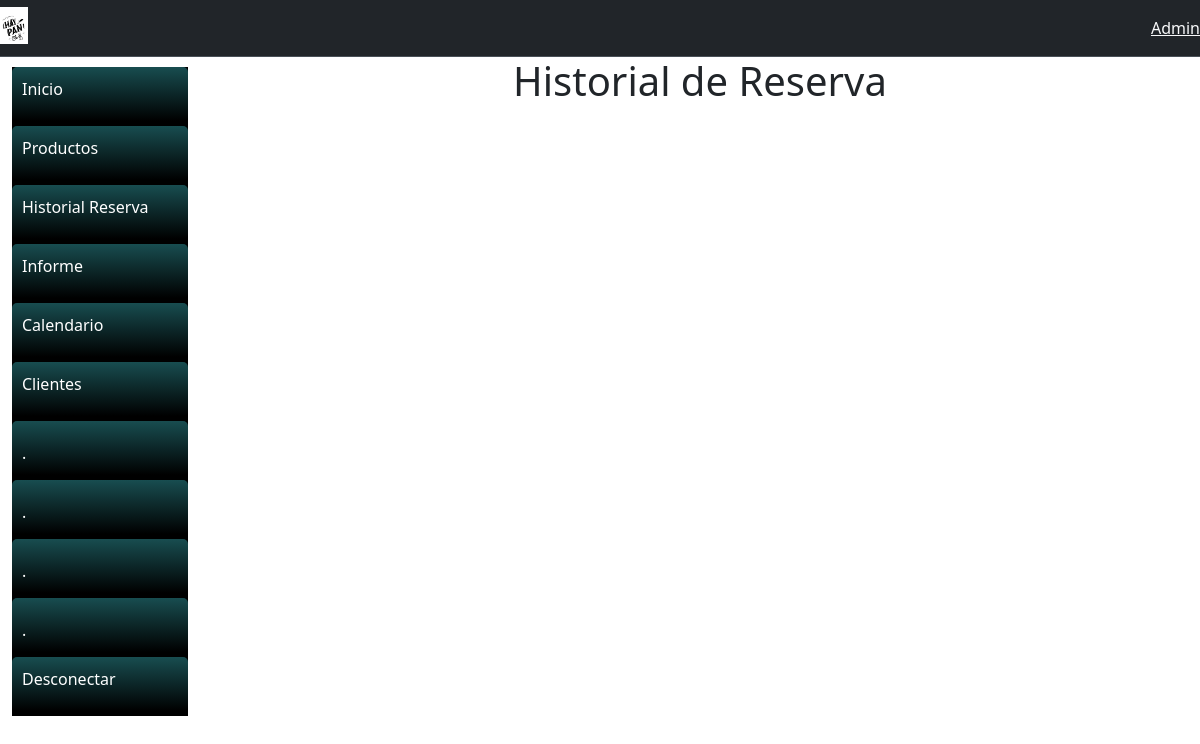
Page /historialCliente/ on the earlier database version.
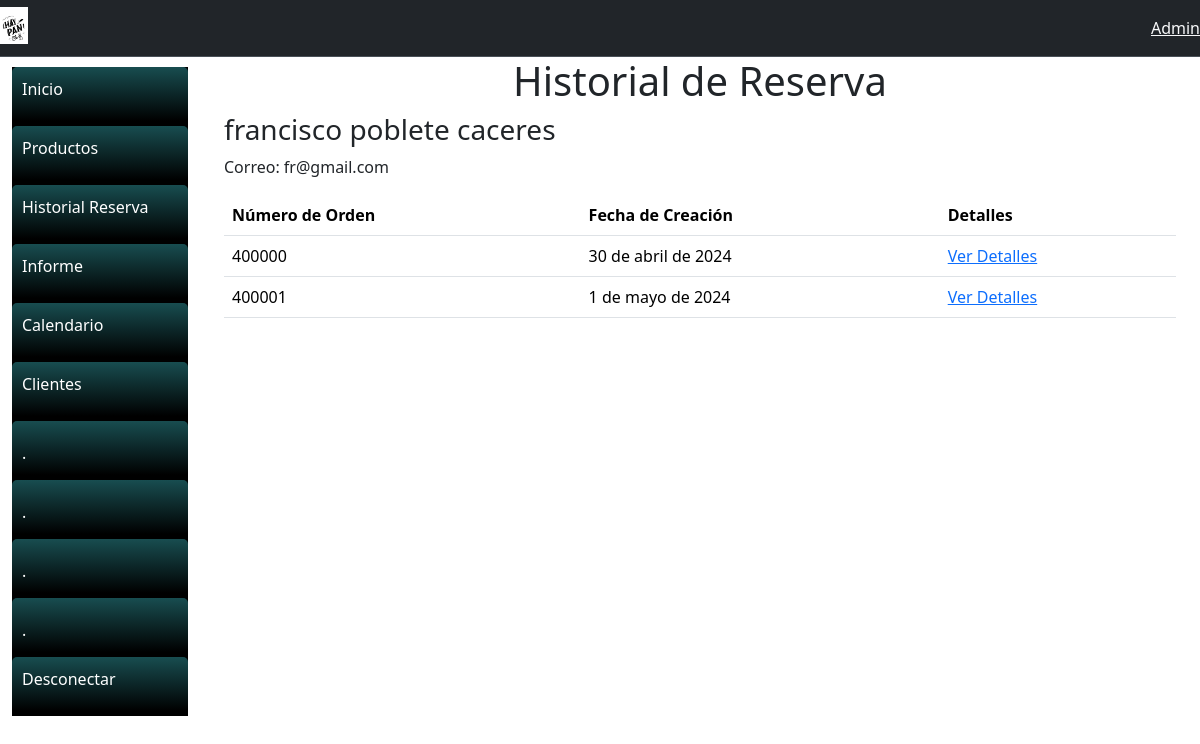
Same page on the later database version.
### gestionReserva/models.py (models this page shows, shortened)
class Cliente(models.Model):
    nombre = models.CharField(max_length=50, null=False)
    apellidoP = models.CharField(max_length=50, null=False)
    apellidoM = models.CharField(max_length=50, null=False)
    correo = models.EmailField(
        max_length=50, null=True, blank=True, unique=True)
    contrasenia = models.CharField(max_length=30, null=False)
    telefono = models.CharField(max_length=10, null=True, blank=True)
    direccion = models.CharField(max_length=90, null=False)
    class Meta:
        managed = True

class Reserva(models.Model):
    numeroOrden = models.IntegerField()
    fechaInicio = models.DateField()
    fechaTermino = models.DateField()
    cliente = models.ForeignKey(Cliente, on_delete=models.CASCADE, default=1)
    productos = models.ManyToManyField(Producto)
    tipo_choices = [
        ('1', 'Solicitado'),
        ('2', 'En Espera'),
        ('3', 'Retirado'),
        ('4', 'Cancelado Cliente'),
        ('5', 'Cancelado Comerciante'),
        ('6', ' Expirado Expirado'),
    ]
    estado = models.CharField(
        max_length=10, choices=tipo_choices, default='Solicitado')
    """
        1 Solicitado
        2 En Espera
        3 Retirado
        4 Cancelado Cliente
        5 Cancelado Comerciante
        6 Expirado

    """

### gestionReserva/views.py (the view)
# urls.py: path('historialCliente/', views.historialCliente, name='historialCliente'),
def historialCliente(request):
    clientes = Cliente.objects.all()
    context = {
        'clientes': clientes
    }
    return render(request, 'historialCliente.html', context)

### gestionReserva/templates/cliente/historialCliente.html
{% extends 'cliente/base.html' %}
{% load static %}
{% block content %}
<h1>Historial de Reserva</h1>
<div class="container">
    {% for cliente in clientes %}
    <div class="box">
        <h3>{{ cliente.nombre }} {{ cliente.apellidoP }} {{ cliente.apellidoM }}</h3>
        <p>Correo: {{ cliente.correo }}</p>
        <table class="table">
            <thead>
                <tr>
                    <th>Número de Orden</th>
                    <th>Fecha de Creación</th>
                    <th>Detalles</th>
                </tr>
            </thead>
            <tbody>
                {% for reserva in cliente.reserva_set.all %}
                <tr>
                    <td>{{ reserva.numeroOrden }}</td>
                    <td>{{ reserva.fechaInicio }}</td>
                    <td><a href="">Ver Detalles</a></td>
                </tr>
                {% endfor %}
            </tbody>
        </table>
    </div>
    {% endfor %}
</div>
{% endblock %}

Differences in the rows shown:
added Cliente: nombre "francisco", apellidoP "poblete", apellidoM "caceres", correo "fr@gmail.com"
added Reserva: numeroOrden "400000", fechaInicio "30 de abril de 2024"
added Reserva: numeroOrden "400001", fechaInicio "1 de mayo de 2024"
